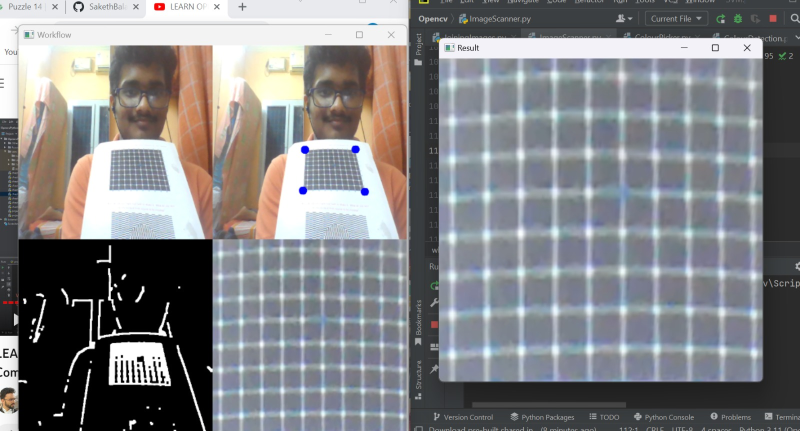
#> input picture DocumentScannerImg1.jpeg, 1600 x 862 px, given in place of the camera (shown at 1/2 size)
$ python VirtualPaint.py
#> lines starting #> are read from the running program, lines starting #| are printed output that depends on the picture; after the words box and inside, x2 and y2 are one past the last pixel; in counts of white or black regions, pixels touching at a corner belong together
#> further down, img is the input picture: shape (862, 1600, 3); mean B, G, R 132.7, 130.2, 129.8
import cv2
import numpy as np
frameWidth=640
frameHeight=480
cap=cv2.VideoCapture(0)
cap.set(3,frameWidth)
cap.set(4,frameHeight)
cap.set(10,50)

myColors=[[0,80,99,19,255,255]]
myColorValues=[[21,21,220]]
myPoints = []
def findColor(img,myColors,myColorValues):
    imgHSV=cv2.cvtColor(img,cv2.COLOR_BGR2HSV)
#> imgHSV: shape (862, 1600, 3); mean H, S, V 71.5, 28.6, 139.9
    count=0
    newPoints=[]
    for color in myColors:
        lower = np.array(color[0:3])
        upper = np.array(color[3:6])
        mask = cv2.inRange(imgHSV, lower, upper)
        x,y=getContours(mask)
        cv2.circle(imgResult,(x,y),10,myColorValues[count],cv2.FILLED)
        if x!=0 and y!=0:
            newPoints.append([x,y,count])
        count+=1
#> this loop made 1 pass
#> (x, y) on pass 1: (319, 6)
#> pass 1, in findColor, `mask = cv2.inRange(imgHSV, lower, upper)`:
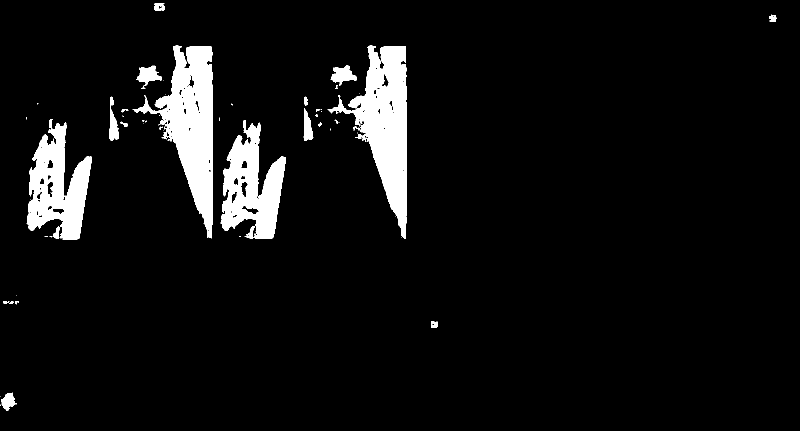
#> mask: shape (862, 1600) (shown at 1/2 size); 6.4% white; 64 white regions (40 under 20 px), largest, box (x1, y1, x2, y2) and area: (265, 91, 426, 477) 24544, (656, 91, 813, 477) 24349, (53, 238, 184, 479) 16756
#> after the loop:
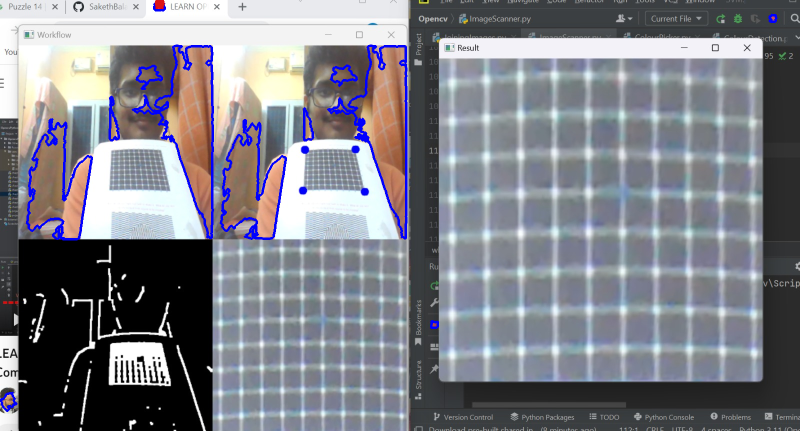
#> imgResult: shape (862, 1600, 3) (shown at 1/2 size); 1.98% of pixels changed, all inside (x1, y1, x2, y2) = (0, 0, 1555, 824)
#> after the loop, count = 1; newPoints = [[319, 6, 0]]
        #cv2.imshow('img',mask)
    return newPoints

def getContours(img):
  contours,hierarchy=cv2.findContours(img,cv2.RETR_EXTERNAL,cv2.CHAIN_APPROX_NONE)
  x,y,w,h = 0,0,0,0
  for cnt in contours:
    area=cv2.contourArea(cnt)
    print(area)
    if area>100:
     cv2.drawContours(imgResult, cnt, -1, (255, 0, 0), 3)
     peri=cv2.arcLength(cnt,True)
     #print(peri)
     approx=cv2.approxPolyDP(cnt,0.01*peri,True)
     x,y,w,h=cv2.boundingRect(approx)
  return x+w//2, y

def drawOnCanvas(myPoints,myColorValues):
    for point in myPoints:
        cv2.circle(imgResult,(point[0],point[1]),10,myColorValues[point[2]],cv2.FILLED)


while True:
    success,img=cap.read()
    imgResult = img.copy()
    newPoints = findColor(img,myColors,myColorValues)
#> newPoints = [[319, 6, 0]]
    if len(newPoints)!=0:
        for newP in newPoints:
            myPoints.append(newP)
#> this loop made 1 pass
#> after the loop, myPoints = [[319, 6, 0]]
    if len(myPoints)!=0:
        drawOnCanvas(myPoints,myColorValues)
#> the loop in drawOnCanvas, `for point in myPoints:` made 1 pass

    cv2.imshow('Result',imgResult)
    if cv2.waitKey(1) & 0xFF==ord('q'):
#> (key q is pressed here)
        break

$ run again, on DocumentScannerImg2.jpg
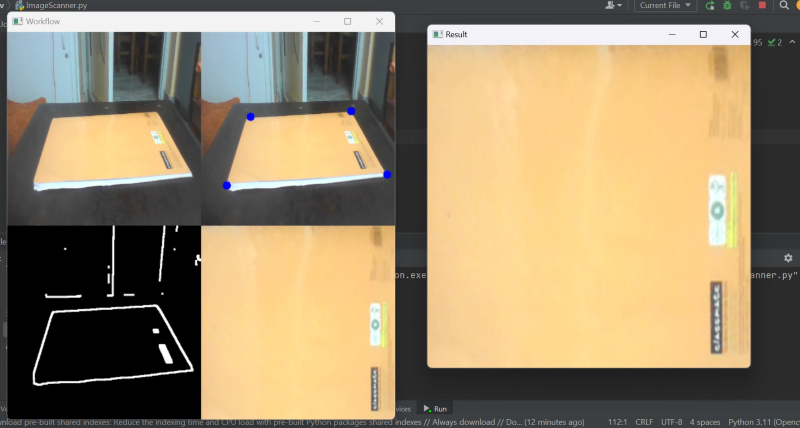
#> input picture DocumentScannerImg2.jpg, 1600 x 856 px, given in place of the camera (shown at 1/2 size)
#> img is the input picture: shape (856, 1600, 3); mean B, G, R 106.9, 137.1, 154.4
#> imgHSV: shape (856, 1600, 3); mean H, S, V 33.4, 59.2, 157.3
#> the loop in findColor, `for color in myColors:` made 1 pass
#> (x, y) on pass 1: (1524, 3)
#> pass 1, in findColor, `mask = cv2.inRange(imgHSV, lower, upper)`:
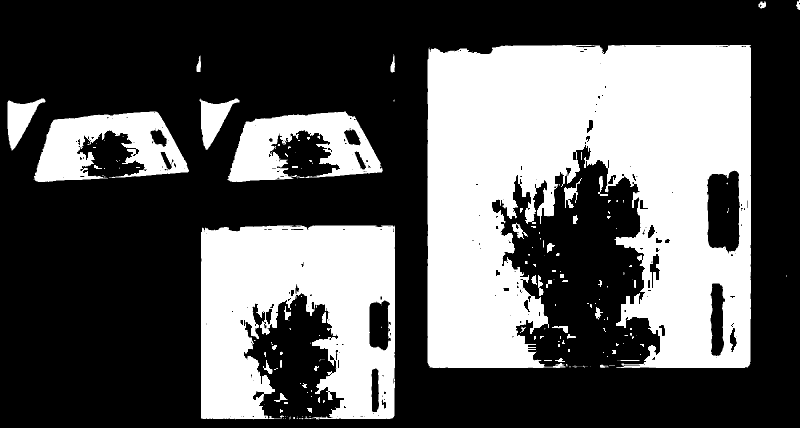
#> mask: shape (856, 1600) (shown at 1/2 size); 35.7% white; 239 white regions (156 under 20 px), largest, box (x1, y1, x2, y2) and area: (856, 90, 1502, 736) 312118, (402, 451, 790, 838) 112860, (68, 223, 378, 364) 24526
#> after the loop in findColor, `for color in myColors:`:
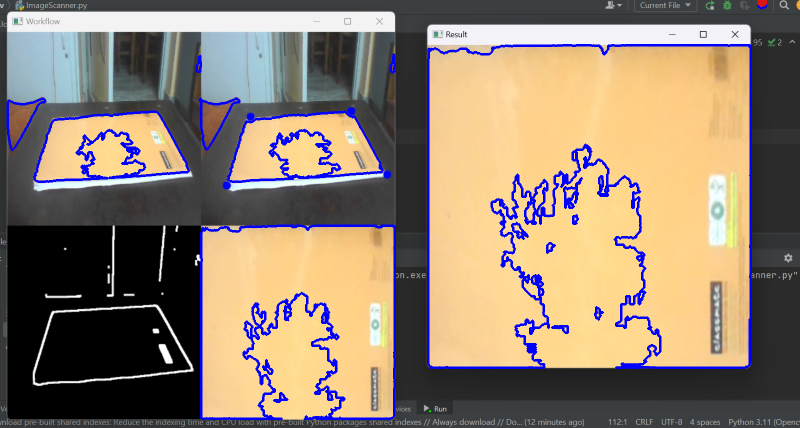
#> imgResult: shape (856, 1600, 3) (shown at 1/2 size); 4.69% of pixels changed, all inside (x1, y1, x2, y2) = (13, 0, 1535, 840)
#> after the loop in findColor, `for color in myColors:`: count = 1; newPoints = [[1524, 3, 0]]
#> the loop `for newP in newPoints:` made 1 pass
#> the loop in drawOnCanvas, `for point in myPoints:` made 1 pass
